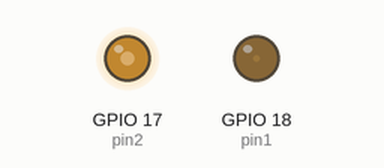
This program was run on a simulated Raspberry Pi (BCM pin numbers). Parts: output pins drawn as LEDs (lit = HIGH). At 15.0 s the program stops and its outputs stay as they are.

Above: at 0.05 s.
At 0.5 s:
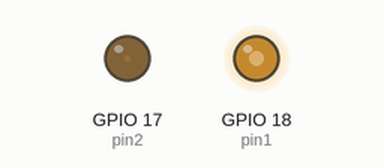
At 0.75 s:
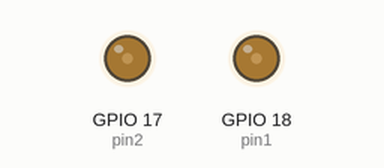
Timing chart, 0 to 3.0 s (numbered marks = the images above):
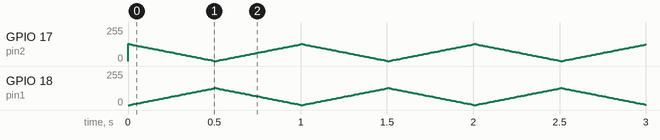

The program:

dualLED.py
```python
#!/usr/bin/python

import RPi.GPIO as GPIO
import time, sys, signal

class Timer(object):
    def killAfterTime(self, sec):
        signal.signal(signal.SIGALRM, self.handler)
        signal.alarm(sec)

    def handler(self, *args):
        self.p1.stop()
        self.p2.stop()
        GPIO.cleanup()
        sys.exit()

    def disable(self):
        signal.alarm(0)

    def setPcm(self,p1,p2):
        self.p1 = p1
        self.p2 = p2


def main():
    try:
        while True:
            for i in range(tRange):
                p1.ChangeDutyCycle(i)
                p2.ChangeDutyCycle(tRange-i)
                time.sleep(sleep)
            for i in range(tRange):
                p1.ChangeDutyCycle(tRange-i)
                p2.ChangeDutyCycle(i)
                time.sleep(sleep)

    except KeyboardInterrupt:
	    pass

    p1.stop()
    p2.stop()
    GPIO.cleanup()

if __name__ == "__main__":

    pin1 = 18
    pin2 = 17

    sleep = 0.01
    tRange = 50 #min 0 max 100
    maxRunTime = 15 # in seconds

    GPIO.setmode(GPIO.BCM)
    GPIO.setup(pin1,GPIO.OUT)
    GPIO.output(pin1, GPIO.LOW)

    GPIO.setup(pin2,GPIO.OUT)
    GPIO.output(pin2, GPIO.LOW)

    p1 = GPIO.PWM(pin1,50)
    p1.start(0)

    p2 = GPIO.PWM(pin2,50)
    p2.start(0)

    timer = Timer()
    timer.setPcm(p1,p2)
    timer.killAfterTime(maxRunTime)
    main()
```
